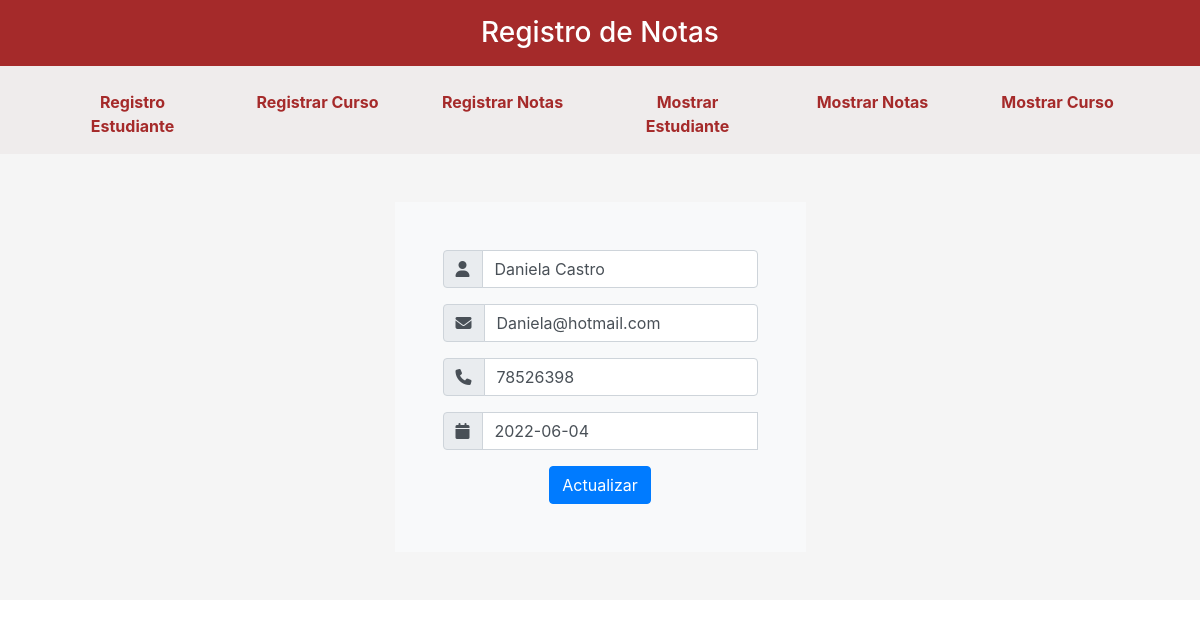
Page /index.php?pagina=editarEstudiante&IdEstudiante=1 on the committed database.
### tables this page shows
CREATE TABLE `estudiante` (
  `IdEstudiante` int(11) NOT NULL,
  `Nombre` varchar(50) DEFAULT NULL,
  `Correo` varchar(50) DEFAULT NULL,
  `Telefono` int(8) DEFAULT NULL,
  `FechaIngreso` date DEFAULT NULL
);

### Controladores/plantilla.controlador.php (called while the page is built)
<?php
Class ControladorPlantilla{
	public function ctrTraerPlantilla(){
		include "Vistas/plantilla.php";
	}
}

### index.php (called while the page is built, shortened)
<?php
require_once "Controladores/plantilla.controlador.php";
require_once "Controladores/Estudiante.controlador.php";
require_once "Controladores/Curso.controlador.php";
require_once "Modelos/Estudiante.modelo.php";
$plantilla = new ControladorPlantilla();
$plantilla -> ctrTraerPlantilla();

### Controladores/Estudiante.controlador.php (called while the page is built, shortened)
<?php
class ControladorEstudiante{
	static public function ctrSeleccionarRegistroEstudiante($item, $valor){
	$tabla = "estudiante";
		$respuesta = ModeloEstudiante::mdlSeleccionarRegistro($tabla, $item, $valor);
		return $respuesta;
	}
}

### Modelos/conexion.php (called while the page is built)
<?php
class Conexion{
	static public function conectar(){
		$link = new PDO("mysql:host=localhost;dbname=registronotas",
			            "root",
			            "");
		$link->exec("set names utf8");
		return $link;
	}
}

### Modelos/Estudiante.modelo.php (called while the page is built, shortened)
<?php
require_once "conexion.php";
class ModeloEstudiante{
	static public function mdlSeleccionarRegistro($tabla, $item, $valor){
		if($item == null && $valor == null){
			$stmt = Conexion::conectar()->prepare("SELECT * FROM $tabla ORDER BY IdEstudiante ");
			$stmt->execute();
			return $stmt -> fetchAll();
		}else{
			$stmt = Conexion::conectar()->prepare("SELECT *FROM $tabla WHERE $item = :$item ORDER BY IdEstudiante ");
			$stmt->bindParam(":".$item, $valor, PDO::PARAM_STR);
			$stmt->execute();
			return $stmt -> fetch();
		}
	}
}

### Vistas/paginas/editarEstudiante.php (the view, shortened to what this page needs)
<?php
if(isset($_GET["IdEstudiante"])){
	$item = "IdEstudiante";
	$valor = $_GET["IdEstudiante"];
	$usuario = ControladorEstudiante::ctrSeleccionarRegistroEstudiante($item, $valor);
}
?>
<div class="d-flex justify-content-center text-center">
	<form class="p-5 bg-light" method="post">
		<div class="form-group">
			<div class="input-group">
				<div class="input-group-prepend">
					<span class="input-group-text">
						<i class="fas fa-user"></i>
					</span>
				</div>
				<input type="text" class="form-control" value="<?php echo $usuario["Nombre"]; ?>" placeholder="Escriba su nombre" id="Nombre" name="actualizarNombre">
			</div>
		</div>
		<div class="form-group">
			<div class="input-group">
				<div class="input-group-prepend">
					<span class="input-group-text">
						<i class="fas fa-envelope"></i>
					</span>
				</div>
				<input type="email" class="form-control" value="<?php echo $usuario["Correo"]; ?>" placeholder="Escriba su email" id="Correo" name="actualizarCorreo">
			</div>
		</div>
		<div class="form-group">
			<div class="input-group">
				<div class="input-group-prepend">
					<span class="input-group-text">
						<i class="fas fa-phone"></i>
					</span>
				</div>
				<input type="text" class="form-control" value="<?php echo $usuario["Telefono"]; ?>" placeholder="Escriba el telefono" id="Telefono" name="actualizarTelefono">
			</div>
		</div>
        <div class="form-group">
			<div class="input-group">
				<div class="input-group-prepend">
					<span class="input-group-text">
						<i class="fas fa-calendar"></i>
					</span>
				</div>
				<input type="calendar" class="form-control" value="<?php echo $usuario["FechaIngreso"]; ?>" placeholder="Escriba la fecha de Ingreso" id="FechaIngreso" name="actualizarFechaIngreso">
			</div>
		</div>
		<button type="submit" class="btn btn-primary">Actualizar</button>
	</form>
</div>

### rows in the picture
estudiante: actualizarNombre "Daniela Castro", actualizarCorreo "Daniela@hotmail.com", actualizarTelefono "78526398", actualizarFechaIngreso "2022-06-04"
